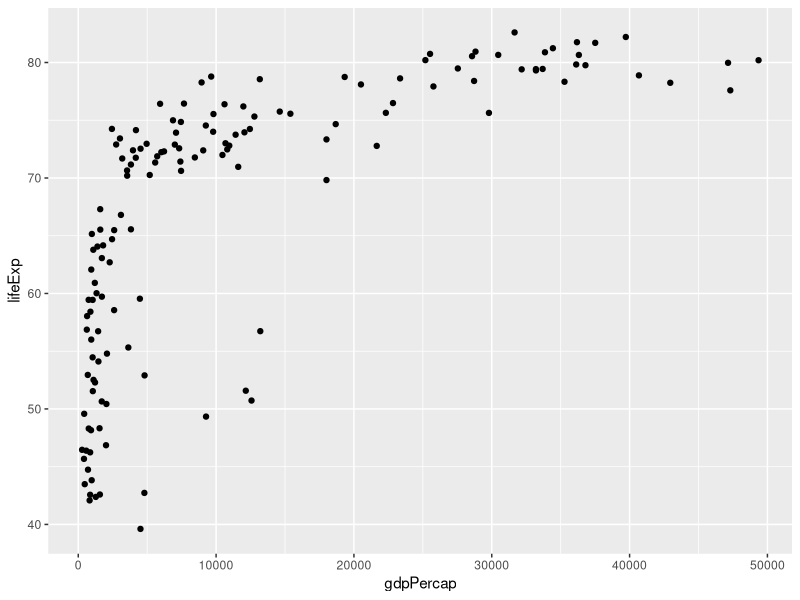
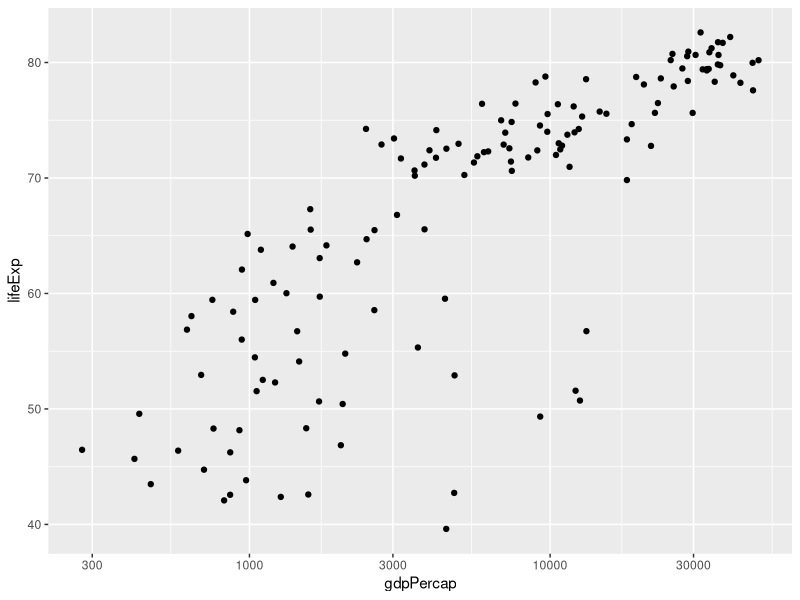
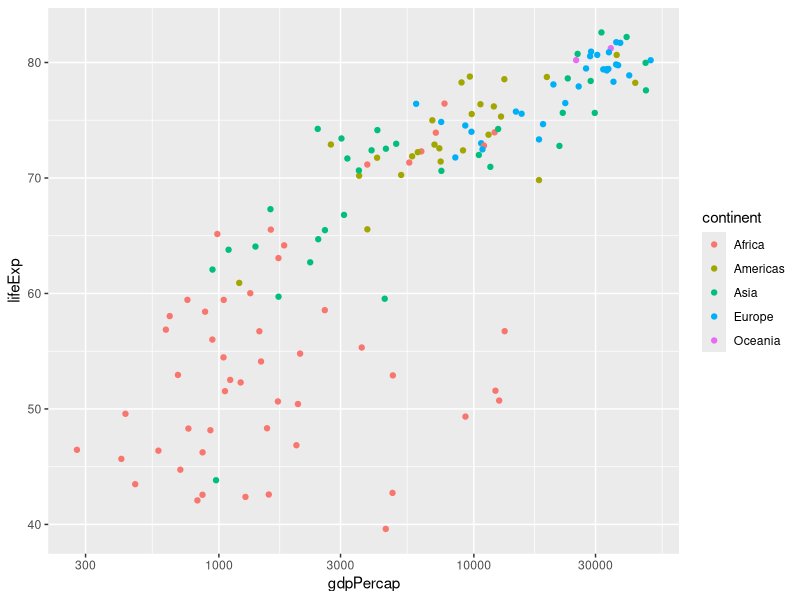
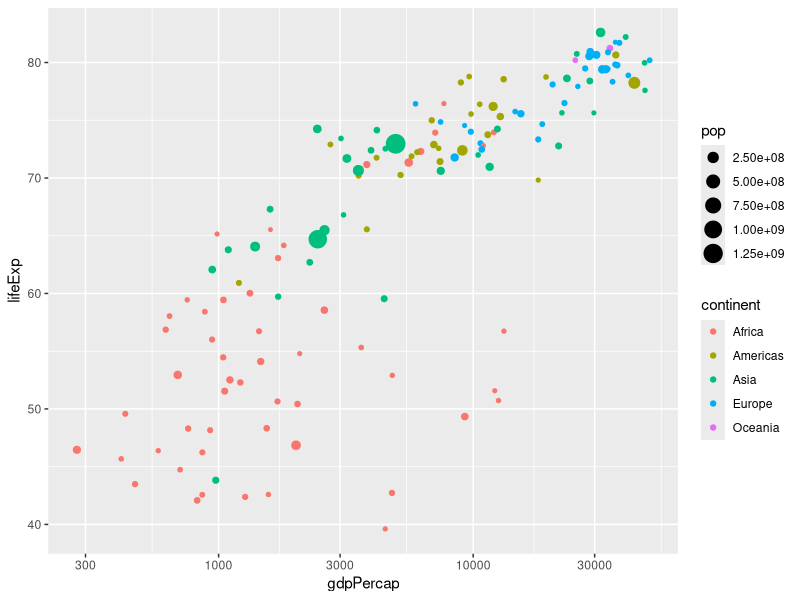
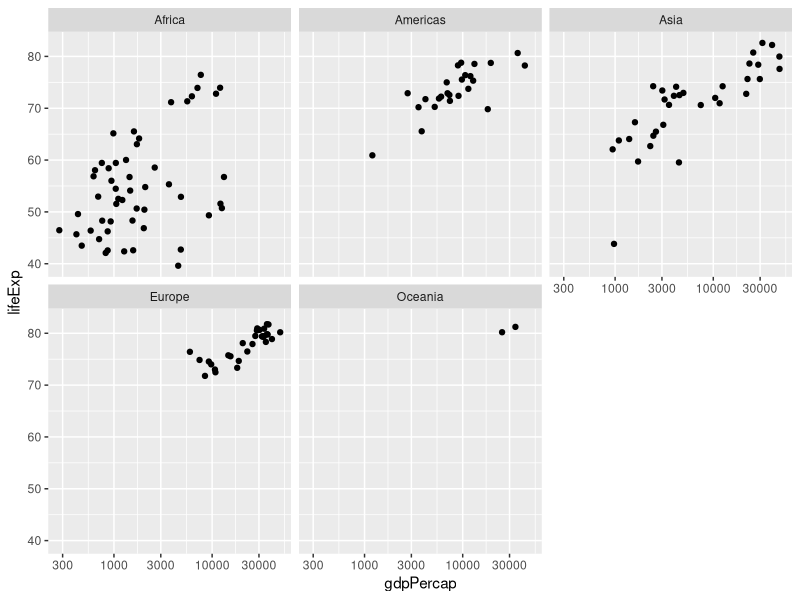
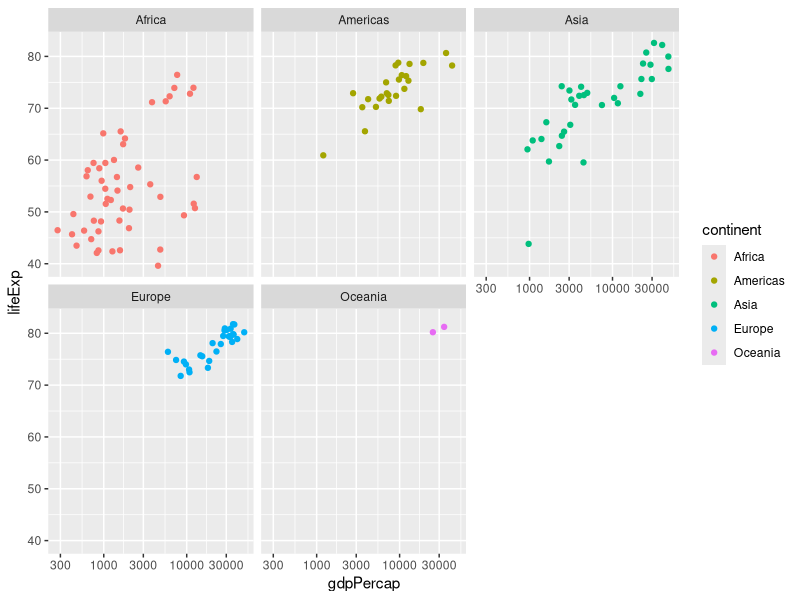
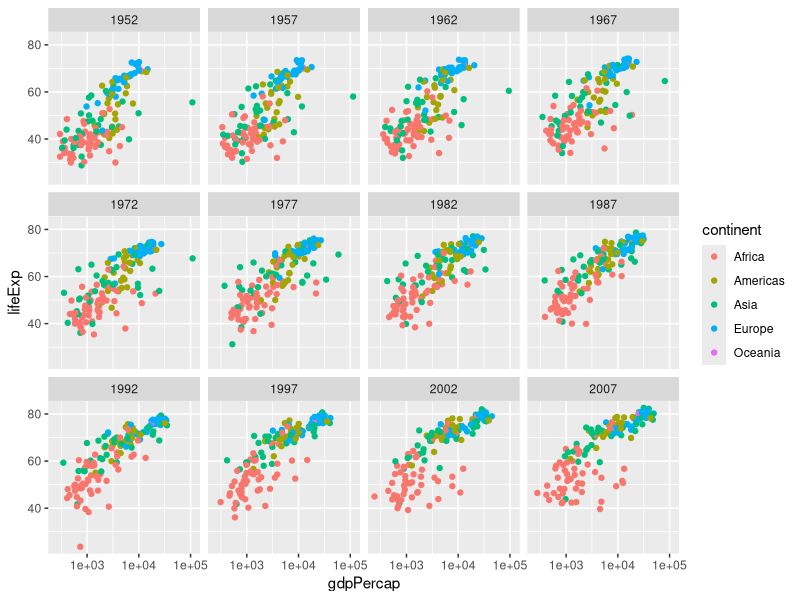

R code for these plots, in order:
## ---- chunk 1
library(dplyr)
library(ggplot2)
library(readr)
## ---- chunk 2
# csv with base R

## ---- chunk 3
# tsv with readr
gapminder <- read_tsv("gapminder.tsv", col_names = TRUE)
## ---- chunk 4
# working with 2007 data only
gapminder_2007 <- gapminder %>%
    filter(year == 2007)
## ---- chunk 5
# average life expectancy in the year 2007 (all countries)
gapminder %>%
    filter(year == 2007) %>%
    summarize(meanLifeExp = mean(lifeExp))
## ---- chunk 6
# 1957 median life expectancy and max GDP per capita
gapminder %>%
    filter(year == 1957) %>%
    summarize(medianLifeExp = median(lifeExp),
              maxGdpPercap = max(gdpPercap))
## ---- chunk 7
ggplot(gapminder_2007, aes(x = gdpPercap, y = lifeExp)) +
    geom_point()
## ---- chunk 8
# x-axis distribution above is too large, add log scale
ggplot(gapminder_2007, aes(x = gdpPercap, y = lifeExp)) +
    geom_point() +
    scale_x_log10()
## ---- chunk 9
# mapping continent variable to color aesthetic
ggplot(gapminder_2007, aes(x = gdpPercap, y = lifeExp,
                           color = continent)) +
    geom_point() +
    scale_x_log10()
## ---- chunk 10
# adding size aesthetic to plot above
ggplot(gapminder_2007, aes(x = gdpPercap, y = lifeExp,
                           color = continent,
                           size = pop)) +
    geom_point() +
    scale_x_log10()
## ---- chunk 11
# facet by continent
# removed color aes, explanation below
ggplot(gapminder_2007, aes(x = gdpPercap, y = lifeExp)) +
    geom_point() +
    scale_x_log10() +
    facet_wrap(~ continent)
## ---- chunk 12
# facet by continent, but keeping color aesthetic mapped to continent
ggplot(gapminder_2007, aes(x = gdpPercap, y = lifeExp,
                           color = continent)) +
    geom_point() +
    scale_x_log10() +
    facet_wrap(~ continent)
## ---- chunk 13
# facet by year
# using gapminder data, not gapminder_2007, added color aesthetic back
ggplot(gapminder, aes(x = gdpPercap, y = lifeExp,
                      color = continent)) +
    geom_point() +
    scale_x_log10() +
    facet_wrap(~ year)
